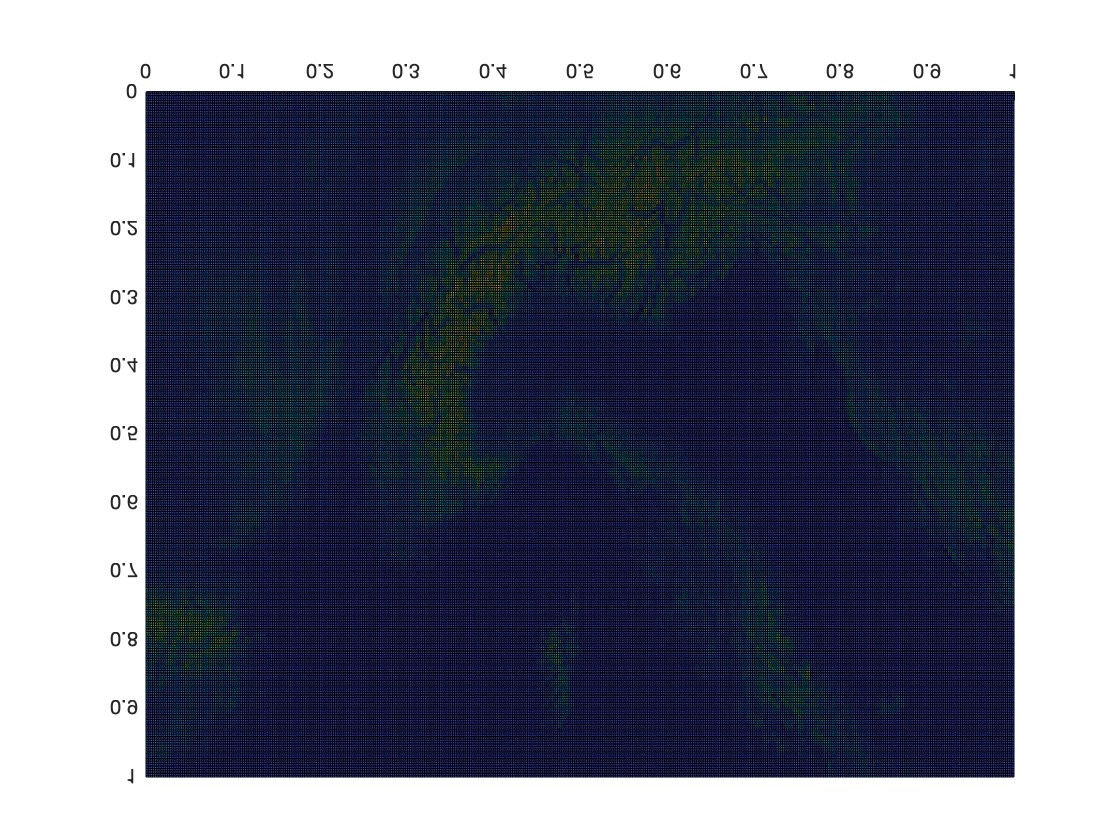
%> input picture lab4/terrrain_map.jpg, 1120 x 840 px
$ octave --eval "spline2D_comp_terrain;"   (GNU Octave 9; MATLAB toolbox functions it lacks are replaced by stand-ins)
%> lines starting %> are read from the running program, lines starting %| are printed output that depends on the picture
function spline2D_comp_terrain()
  terrain = spline2Duniform();  % Zapisujemy wynik do zmiennej
  animate_terrain(terrain);  % Dodajemy animację
end

function terrain = spline2Duniform()
  image = imread("terrrain_map.jpg");  % Zmiana nazwy pliku
%> image is the input picture: size 840x1120x3 uint8; mean R, G, B 104.8, 109.2, 126

  desiredWidth = 400;
  desiredHeight = 400;

  knot_vectorx = simple_knot(desiredWidth, 1);
  knot_vectory = simple_knot(desiredHeight, 1);

  scaledImage = imresize(image, [desiredHeight, desiredWidth]);
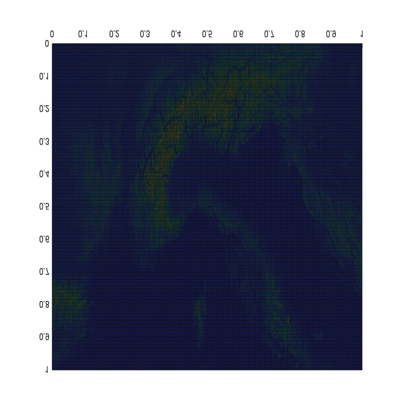
%> scaledImage: size 400x400x3 uint8; mean R, G, B 104.7, 109.2, 126

  R = double(scaledImage(:,:,1));
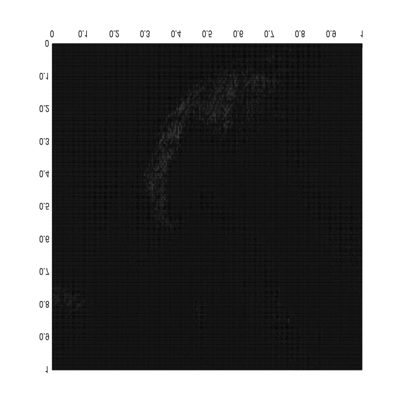
%> R: size 400x400 double; min 2, max 255, mean 104.7
  G = double(scaledImage(:,:,2));
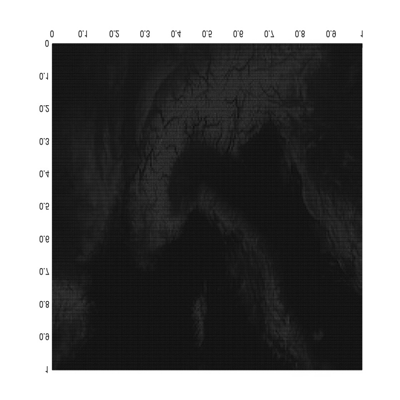
%> G: size 400x400 double; min 5, max 255, mean 109.2
  B = double(scaledImage(:,:,3));
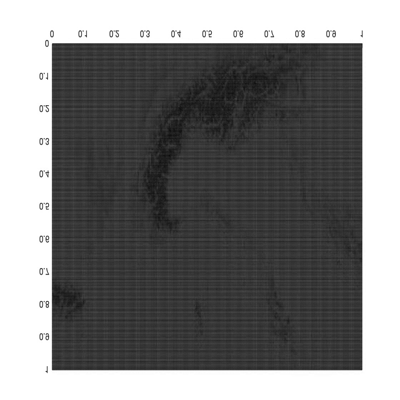
%> B: size 400x400 double; min 12, max 255, mean 126

  precision = 0.01;

  %macros
  compute_nr_basis_functions = @(knot_vector,p) size(knot_vector, 2) - p - 1;
  mesh = @(a,c) [a:precision*(c-a):c];

  %splines in x
  px = compute_p(knot_vectorx);
  tx = check_sanity(knot_vectorx,px);
  nrx = compute_nr_basis_functions(knot_vectorx,px) - 1;

  x_begin = knot_vectorx(1);
  x_end = knot_vectorx(size(knot_vectorx,2));

  x=mesh(x_begin,x_end);

  %splines in y
  py = compute_p(knot_vectorx);
  ty = check_sanity(knot_vectorx,py);
  nry = compute_nr_basis_functions(knot_vectorx,py) - 1;

  y_begin = knot_vectory(1);
  y_end = knot_vectory(size(knot_vectory,2));

  y=mesh(y_begin,y_end);

  %X and Y coordinates of points over the 2D mesh
  [X,Y]=meshgrid(x,y);

  hold on

  combined_function = zeros(size(X));

  coeffs = R - G / 6 - B;

  for i=1:nrx
      vx=compute_spline(knot_vectorx,px,i,X);
      for j=1:nry
          vy=compute_spline(knot_vectory,py,j,Y);
          crossection = vx .* vy;
          combined_function = combined_function + coeffs(i,j) * crossection;
      end
  end

  terrain = combined_function;

  figure;
  surf(X, Y, combined_function, 'EdgeColor', 'none');
  colormap(parula);
  lighting gouraud;
  material dull;
  hold off;
end

% Nowa funkcja do animacji
% [37 lines left out: function animate_terrain, not called in this run]

function t=check_sanity(knot_vector,p)
%> called with p = 1

      initial = knot_vector(1)
      kvsize = size(knot_vector,2)

      t = true
      counter = 1

for i=1:p+1
  if (initial ~= knot_vector(i))
          t = false
    return
  end
end


for i=p+2:kvsize-p-1
  if (initial == knot_vector(i))
          counter = counter + 1
    if (counter > p)
            t = false
      return
    end
  else
          initial = knot_vector(i)
          counter = 1
  end
end

      initial = knot_vector(kvsize)

for i=kvsize-p:kvsize
  if (initial ~= knot_vector(i))
          t = false
    return
  end
end

for i=1:kvsize-1
  if (knot_vector(i)>knot_vector(i+1))
          t = false
  end
end

return

end


% [95 lines left out: functions spline2Dmatrix, spline, not called in this run]


function p=compute_p(knot_vector)

      initial = knot_vector(1)
      kvsize = size(knot_vector,2)
      i=1

while (i+1 < kvsize) && (initial == knot_vector(i+1))
        i=i+1
end

      p = i-1

return
end

function knot=simple_knot(elems, p)
pad = ones(1, p);
knot = [0 * pad, 0:elems, elems * pad];
knot = knot/elems;
end


function y=compute_spline(knot_vector,p,nr,x)

fC= @(x,a,b) (x)/(b-a)-a/(b-a);
fD= @(x,c,d) (1-x)/(d-c)+(d-1)/(d-c);


a = knot_vector(nr);
b = knot_vector(nr+p);
c = knot_vector(nr+1);
d = knot_vector(nr+p+1);

if (p==0)
  y = 0 .* (x < a) + 1 .* (a <= x & x <= d) + 0 .* (x > d);
  return
end

lp = compute_spline(knot_vector,p-1,nr,x);
rp = compute_spline(knot_vector,p-1,nr+1,x);

if (a==b)
  y1 = 0 .* (x < a) + 1 .* (a <= x & x <= b) + 0 .* (x > b);
else
  y1 = 0 .* (x < a) + fC(x,a,b) .* (a <= x & x <= b) + 0 .* (x > b);
end

if (c==d)
  y2 = 0 .* (x < c) + 1 .* (c < x & x <= d) + 0 .* (d < x);
else
  y2 = 0 .* (x < c) + fD(x,c,d) .* (c < x & x <= d) + 0 .* (d < x);
end

y = lp .* y1 + rp .* y2;
return

end
%> in spline2Duniform, `coeffs = R - G / 6 - B;`:
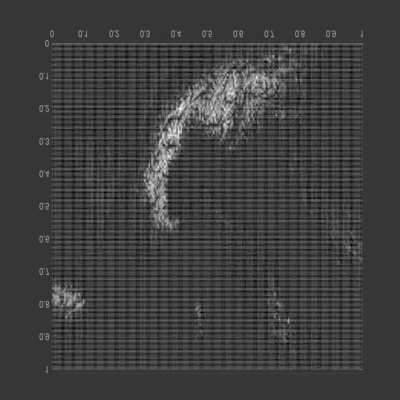
%> coeffs: size 400x400 double; min -61.5, max 28.17, mean -39.5; drawn with min black and max white
%> (the run ends here)
